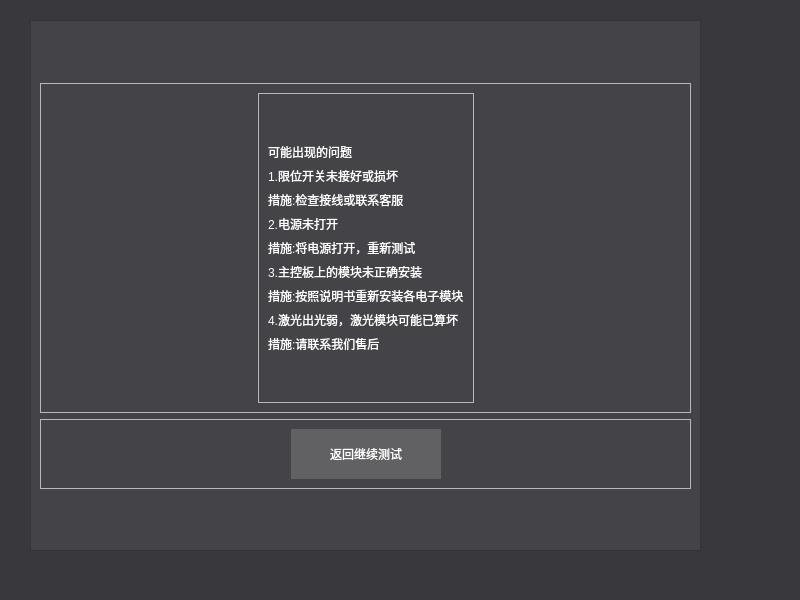
<?xml version="1.0" encoding="UTF-8"?>
<ui version="4.0">
 <class>AF_BackForm</class>
 <widget class="QWidget" name="AF_BackForm">
  <property name="geometry">
   <rect>
    <x>0</x>
    <y>0</y>
    <width>800</width>
    <height>600</height>
   </rect>
  </property>
  <property name="windowTitle">
   <string>Form</string>
  </property>
  <property name="styleSheet">
   <string notr="true">QWidget#AF_BackForm{
	background-color: rgb(57, 57, 61);
}
QLabel{
	
	color: rgb(255, 255, 255);
	font: 9pt &quot;微软雅黑&quot;;
}</string>
  </property>
  <widget class="QFrame" name="frameBack">
   <property name="geometry">
    <rect>
     <x>30</x>
     <y>20</y>
     <width>671</width>
     <height>531</height>
    </rect>
   </property>
   <property name="styleSheet">
    <string notr="true">QFrame#frameBack{
	
	background-color: rgb(68, 68, 72);
}
QPushButton{
	border:none;
	color: rgb(255, 255, 255);
	font: 9pt &quot;微软雅黑&quot;;
	background-color: rgb(97, 97, 100);
}
QPushButton:hover{
	border:none;
	color: rgb(255, 255, 255);
	font: 9pt &quot;微软雅黑&quot;;
	background-color: rgb(107, 106, 101);
}
QPushButton:pressed{
	border:none;
	color: rgb(255, 255, 255);
	font: 9pt &quot;微软雅黑&quot;;
	background-color: rgb(59, 58, 63);
}</string>
   </property>
   <property name="frameShape">
    <enum>QFrame::StyledPanel</enum>
   </property>
   <property name="frameShadow">
    <enum>QFrame::Raised</enum>
   </property>
   <layout class="QVBoxLayout" name="verticalLayout_2">
    <item>
     <spacer name="verticalSpacer_4">
      <property name="orientation">
       <enum>Qt::Vertical</enum>
      </property>
      <property name="sizeHint" stdset="0">
       <size>
        <width>20</width>
        <height>40</height>
       </size>
      </property>
     </spacer>
    </item>
    <item>
     <widget class="QFrame" name="frame_3">
      <property name="frameShape">
       <enum>QFrame::StyledPanel</enum>
      </property>
      <property name="frameShadow">
       <enum>QFrame::Raised</enum>
      </property>
      <layout class="QHBoxLayout" name="horizontalLayout">
       <item>
        <spacer name="horizontalSpacer">
         <property name="orientation">
          <enum>Qt::Horizontal</enum>
         </property>
         <property name="sizeHint" stdset="0">
          <size>
           <width>199</width>
           <height>20</height>
          </size>
         </property>
        </spacer>
       </item>
       <item>
        <widget class="QFrame" name="frame_2">
         <property name="frameShape">
          <enum>QFrame::StyledPanel</enum>
         </property>
         <property name="frameShadow">
          <enum>QFrame::Raised</enum>
         </property>
         <layout class="QVBoxLayout" name="verticalLayout">
          <item>
           <spacer name="verticalSpacer">
            <property name="orientation">
             <enum>Qt::Vertical</enum>
            </property>
            <property name="sizeHint" stdset="0">
             <size>
              <width>20</width>
              <height>40</height>
             </size>
            </property>
           </spacer>
          </item>
          <item>
           <widget class="QLabel" name="label">
            <property name="text">
             <string>可能出现的问题</string>
            </property>
           </widget>
          </item>
          <item>
           <widget class="QLabel" name="label_2">
            <property name="text">
             <string>1.限位开关未接好或损坏</string>
            </property>
           </widget>
          </item>
          <item>
           <widget class="QLabel" name="label_3">
            <property name="text">
             <string>措施:检查接线或联系客服</string>
            </property>
           </widget>
          </item>
          <item>
           <widget class="QLabel" name="label_4">
            <property name="text">
             <string>2.电源未打开</string>
            </property>
           </widget>
          </item>
          <item>
           <widget class="QLabel" name="label_5">
            <property name="text">
             <string>措施:将电源打开，重新测试</string>
            </property>
           </widget>
          </item>
          <item>
           <widget class="QLabel" name="label_6">
            <property name="text">
             <string>3.主控板上的模块未正确安装</string>
            </property>
           </widget>
          </item>
          <item>
           <widget class="QLabel" name="label_7">
            <property name="text">
             <string>措施:按照说明书重新安装各电子模块</string>
            </property>
           </widget>
          </item>
          <item>
           <widget class="QLabel" name="label_8">
            <property name="text">
             <string>4.激光出光弱，激光模块可能已算坏</string>
            </property>
           </widget>
          </item>
          <item>
           <widget class="QLabel" name="label_9">
            <property name="text">
             <string>措施:请联系我们售后</string>
            </property>
           </widget>
          </item>
          <item>
           <spacer name="verticalSpacer_2">
            <property name="orientation">
             <enum>Qt::Vertical</enum>
            </property>
            <property name="sizeHint" stdset="0">
             <size>
              <width>20</width>
              <height>40</height>
             </size>
            </property>
           </spacer>
          </item>
         </layout>
        </widget>
       </item>
       <item>
        <spacer name="horizontalSpacer_2">
         <property name="orientation">
          <enum>Qt::Horizontal</enum>
         </property>
         <property name="sizeHint" stdset="0">
          <size>
           <width>199</width>
           <height>20</height>
          </size>
         </property>
        </spacer>
       </item>
      </layout>
     </widget>
    </item>
    <item>
     <widget class="QFrame" name="frame">
      <property name="minimumSize">
       <size>
        <width>0</width>
        <height>70</height>
       </size>
      </property>
      <property name="maximumSize">
       <size>
        <width>16777215</width>
        <height>150</height>
       </size>
      </property>
      <property name="frameShape">
       <enum>QFrame::StyledPanel</enum>
      </property>
      <property name="frameShadow">
       <enum>QFrame::Raised</enum>
      </property>
      <layout class="QHBoxLayout" name="horizontalLayout_2">
       <item>
        <spacer name="horizontalSpacer_3">
         <property name="orientation">
          <enum>Qt::Horizontal</enum>
         </property>
         <property name="sizeHint" stdset="0">
          <size>
           <width>242</width>
           <height>20</height>
          </size>
         </property>
        </spacer>
       </item>
       <item>
        <widget class="QPushButton" name="pushButton">
         <property name="minimumSize">
          <size>
           <width>150</width>
           <height>50</height>
          </size>
         </property>
         <property name="maximumSize">
          <size>
           <width>150</width>
           <height>50</height>
          </size>
         </property>
         <property name="text">
          <string>返回继续测试</string>
         </property>
        </widget>
       </item>
       <item>
        <spacer name="horizontalSpacer_4">
         <property name="orientation">
          <enum>Qt::Horizontal</enum>
         </property>
         <property name="sizeHint" stdset="0">
          <size>
           <width>241</width>
           <height>20</height>
          </size>
         </property>
        </spacer>
       </item>
      </layout>
     </widget>
    </item>
    <item>
     <spacer name="verticalSpacer_3">
      <property name="orientation">
       <enum>Qt::Vertical</enum>
      </property>
      <property name="sizeHint" stdset="0">
       <size>
        <width>20</width>
        <height>40</height>
       </size>
      </property>
     </spacer>
    </item>
   </layout>
  </widget>
 </widget>
 <resources/>
 <connections/>
</ui>
